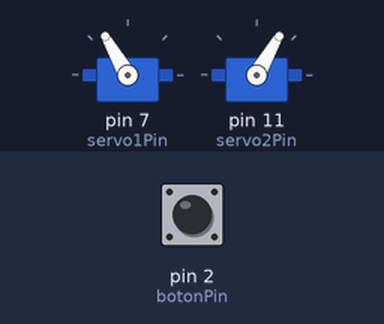
Bench run of a sketch on a simulated Arduino Uno, built with avr-gcc and run on an emulated ATmega328P. On the bench: 2 × servo. The test bench sets the inputs (shaded band); at power-on: pin 2 (botonPin) LOW.

Above: at 1.2 s.
1.3 s: pin 2 (botonPin) pulled HIGH for 0.15 s
At 1.37 s:
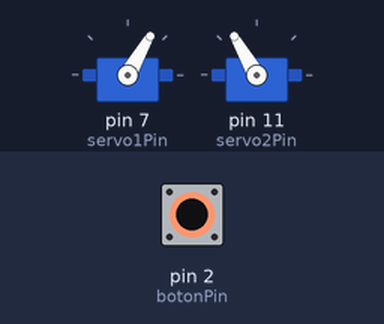
2.9 s: pin 2 (botonPin) pulled HIGH for 3.2 s
At 7.1 s:
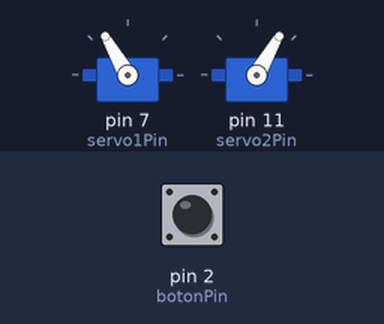
Timing chart, 0 to 8.6 s (numbered marks = the images above; inputs shaded):
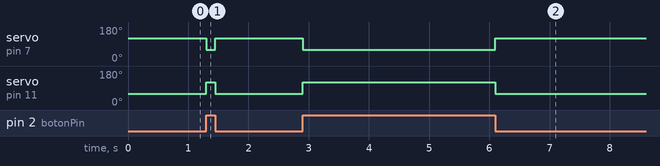

The sketch:

Adelante_atras.ino
```cpp
#include <Servo.h>

const int botonPin = 2; // Pin donde está conectado el botón
const int servo1Pin = 7; // Pin donde está conectado el servo 1
const int servo2Pin = 11; // Pin donde está conectado el servo 2

Servo servo1;
Servo servo2;

int anguloInicial = 90; // Ángulo inicial de los servos
int anguloGiro = 30; // Ángulo de giro de los servos

void setup() {
  pinMode(botonPin, INPUT);

  servo1.attach(servo1Pin);
  servo2.attach(servo2Pin);

  servo1.write(anguloInicial);
  servo2.write(anguloInicial);
}

void loop() {
  if (digitalRead(botonPin) == HIGH) {
    moverRuedas();
  }else{
    /*detenerRuedas();*/
    moverRuedas2();

  }
}

void moverRuedas() {
  servo1.write(anguloInicial - anguloGiro);
  servo2.write(anguloInicial + anguloGiro);
}

void detenerRuedas() {
  servo1.write(anguloInicial);
  servo2.write(anguloInicial);
}

void moverRuedas2() {
  servo1.write(anguloInicial + anguloGiro);
  servo2.write(anguloInicial - anguloGiro);
}
```

Measured:
- after the input at 1.3 s, servo on pin 7 (servo1Pin): 120° → 60° at once, → 120° 0.15 s later; servo on pin 11 (servo2Pin): 60° → 120° at once, → 60° 0.15 s later
- after the input at 2.9 s, servo on pin 7 (servo1Pin): 120° → 60° at once, → 120° 3.2 s later; servo on pin 11 (servo2Pin): 60° → 120° at once, → 60° 3.2 s later
